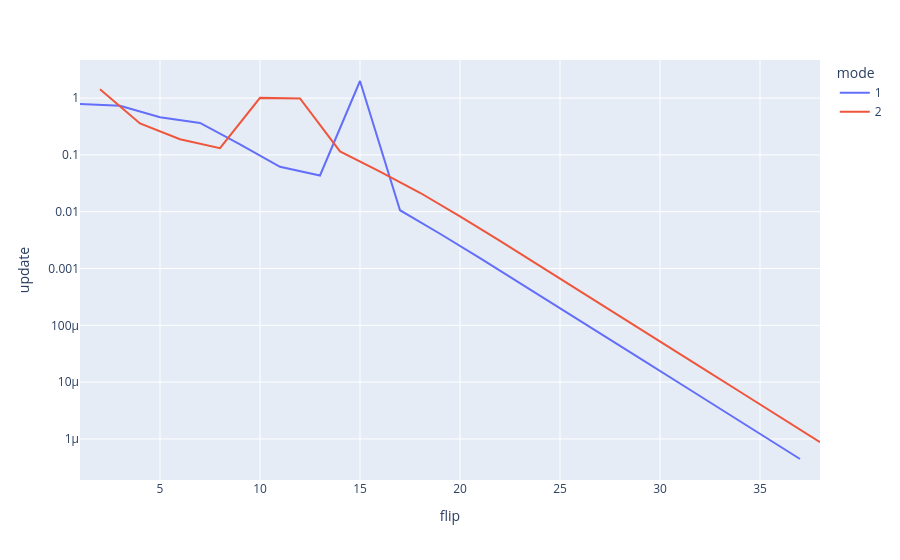

Source (notebook cell):
### Code cell
px.line(df, x='flip', y='update', log_y=True, color='mode')

### Figure 1 — Plotly figure (JSON) as saved in the notebook; plotly's stock layout.template omitted (floating-point values rounded to 4 significant figures)
{"data": [{"hovertemplate": "mode=1<br>flip=%{x}<br>update=%{y}<extra></extra>", "legendgroup": "1", "line": {"color": "#636efa", "dash": "solid"}, "marker": {"symbol": "circle"}, "mode": "lines", "name": "1", "orientation": "v", "showlegend": true, "type": "scatter", "x": [1, 3, 5, 7, 9, 11, 13, 15, 17, 19, 21, 23, 25, 27, 29, 31, 33, 35, 37], "xaxis": "x", "y": [0.7834, 0.7315, 0.4617, 0.3653, 0.1539, 0.0618, 0.0434, 2.0, 0.01062, 0.004095, 0.001521, 0.0005554, 0.0002014, 7.277e-05, 2.626e-05, 9.471e-06, 3.415e-06, 1.231e-06, 4.437e-07], "yaxis": "y"}, {"hovertemplate": "mode=2<br>flip=%{x}<br>update=%{y}<extra></extra>", "legendgroup": "2", "line": {"color": "#EF553B", "dash": "solid"}, "marker": {"symbol": "circle"}, "mode": "lines", "name": "2", "orientation": "v", "showlegend": true, "type": "scatter", "x": [2, 4, 6, 8, 10, 12, 14, 16, 18, 20, 22, 24, 26, 28, 30, 32, 34, 36, 38], "xaxis": "x", "y": [1.437, 0.3585, 0.1889, 0.131, 1.009, 0.9845, 0.1155, 0.05095, 0.02156, 0.008288, 0.003056, 0.00111, 0.0004013, 0.0001448, 5.219e-05, 1.881e-05, 6.782e-06, 2.444e-06, 8.811e-07], "yaxis": "y"}], "layout": {"legend": {"title": {"text": "mode"}, "tracegroupgap": 0}, "margin": {"t": 60}, "xaxis": {"anchor": "y", "domain": [0, 1], "title": {"text": "flip"}}, "yaxis": {"anchor": "x", "domain": [0, 1], "title": {"text": "update"}, "type": "log"}}}
